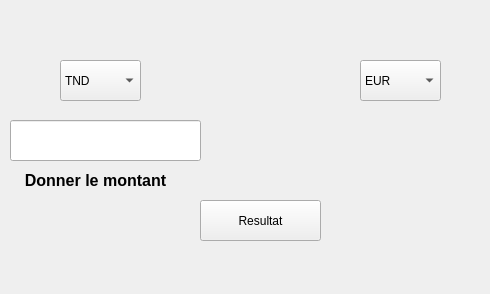
<?xml version="1.0" encoding="UTF-8"?>
<ui version="4.0">
 <class>Form</class>
 <widget class="QWidget" name="Form">
  <property name="geometry">
   <rect>
    <x>0</x>
    <y>0</y>
    <width>490</width>
    <height>294</height>
   </rect>
  </property>
  <property name="windowTitle">
   <string>Form</string>
  </property>
  <widget class="QComboBox" name="comboBox">
   <property name="geometry">
    <rect>
     <x>60</x>
     <y>60</y>
     <width>81</width>
     <height>41</height>
    </rect>
   </property>
   <property name="styleSheet">
    <string notr="true">font: 12pt &quot;MV Boli&quot;;</string>
   </property>
   <item>
    <property name="text">
     <string>TND</string>
    </property>
   </item>
   <item>
    <property name="text">
     <string>EUR</string>
    </property>
   </item>
   <item>
    <property name="text">
     <string>USD</string>
    </property>
   </item>
  </widget>
  <widget class="QLineEdit" name="lineEdit">
   <property name="geometry">
    <rect>
     <x>10</x>
     <y>120</y>
     <width>191</width>
     <height>41</height>
    </rect>
   </property>
   <property name="styleSheet">
    <string notr="true">font: 14pt &quot;MV Boli&quot;;</string>
   </property>
   <property name="text">
    <string/>
   </property>
   <property name="alignment">
    <set>Qt::AlignCenter</set>
   </property>
  </widget>
  <widget class="QLabel" name="label_2">
   <property name="geometry">
    <rect>
     <x>290</x>
     <y>120</y>
     <width>191</width>
     <height>51</height>
    </rect>
   </property>
   <property name="text">
    <string/>
   </property>
   <property name="textFormat">
    <enum>Qt::RichText</enum>
   </property>
  </widget>
  <widget class="QPushButton" name="pushButton">
   <property name="geometry">
    <rect>
     <x>200</x>
     <y>200</y>
     <width>121</width>
     <height>41</height>
    </rect>
   </property>
   <property name="text">
    <string>Resultat</string>
   </property>
  </widget>
  <widget class="QComboBox" name="comboBox_2">
   <property name="geometry">
    <rect>
     <x>360</x>
     <y>60</y>
     <width>81</width>
     <height>41</height>
    </rect>
   </property>
   <property name="styleSheet">
    <string notr="true">font: 12pt &quot;MV Boli&quot;;</string>
   </property>
   <item>
    <property name="text">
     <string>EUR</string>
    </property>
   </item>
   <item>
    <property name="text">
     <string>TND</string>
    </property>
   </item>
   <item>
    <property name="text">
     <string>USD</string>
    </property>
   </item>
  </widget>
  <widget class="QLabel" name="label">
   <property name="geometry">
    <rect>
     <x>20</x>
     <y>170</y>
     <width>151</width>
     <height>21</height>
    </rect>
   </property>
   <property name="text">
    <string>&lt;html&gt;&lt;head/&gt;&lt;body&gt;&lt;p align=&quot;center&quot;&gt;&lt;span style=&quot; font-size:12pt; font-weight:600;&quot;&gt;Donner le montant&lt;/span&gt;&lt;/p&gt;&lt;/body&gt;&lt;/html&gt;</string>
   </property>
  </widget>
 </widget>
 <resources>
  <include location="idk.qrc"/>
 </resources>
 <connections/>
</ui>
